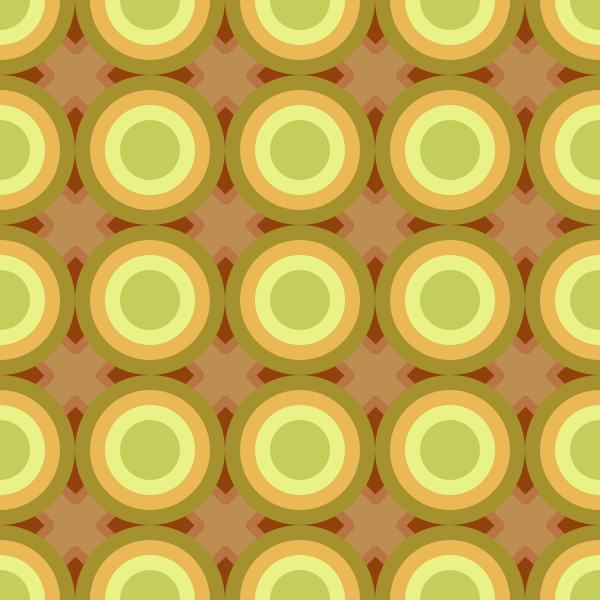
Frame 1 (no input)
Frame 2 (the mouse pressed at the canvas centre, redrawn once): identical to frame 1, image omitted

The Processing sketch that drew this single still picture (run headless with seeded random() and noise(); the mouse was pressed at the canvas centre and the sketch redrawn once):

// Processing sketch: processing_143521
// ── processing_143521.pde

/*
 Konkuk University
 SOS iDesign
 Name: AN Junyeong
 ID: 201420088
*/


void setup(){ 
  size(600, 600); 
  background(255);
  smooth();
  noLoop();
} 
void draw(){ 
  noStroke(); 
  fill(#90410C);
  rect(0, 0, width, height);

  strokeWeight(44);
  stroke(#B77543);
  line (0,450,150,600);
  line (0,300,300,600);
  line (0,150,450,600);
  line (0,0,600,600);
  line (150,0,600,450);
  line (300,0,600,300);
  line (450,0,600,150);
  line (0,150,150,0);
  line (0,300,300,0);
  line (0,450,450,0);
  line (0,600,600,0);
  line (150,600,600,150);
  line (300,600,600,300);
  line (450,600,600,450);
  
  strokeWeight(26);
  stroke(#BC8E52);
  line (0,450,150,600);
  line (0,300,300,600);
  line (0,150,450,600);
  line (0,0,600,600);
  line (150,0,600,450);
  line (300,0,600,300);
  line (450,0,600,150);
  line (0,150,150,0);
  line (0,300,300,0);
  line (0,450,450,0);
  line (0,600,600,0);
  line (150,600,600,150);
  line (300,600,600,300);
  line (450,600,600,450);
 
  for (int y = 75; y<=height; y += 150) {
  for (int x = 75; x<=height; x += 150) {
  noStroke();
  fill (#BC8E52);
  ellipse (x,y,42,42);   
}
}
  for (int y = 0; y<=height; y += 150) {
  for (int x = 0; x<=height; x += 150) {
  noStroke();
  fill(#A5912D);
  ellipse(x,y,150,150);
      
  fill(#EAB955);
  ellipse(x,y,120,120);
      
  fill(#E9F287);
  ellipse(x,y,90,90);
   
  fill (#C4CE5A);
  ellipse (x,y,60,60);
}
}
}
